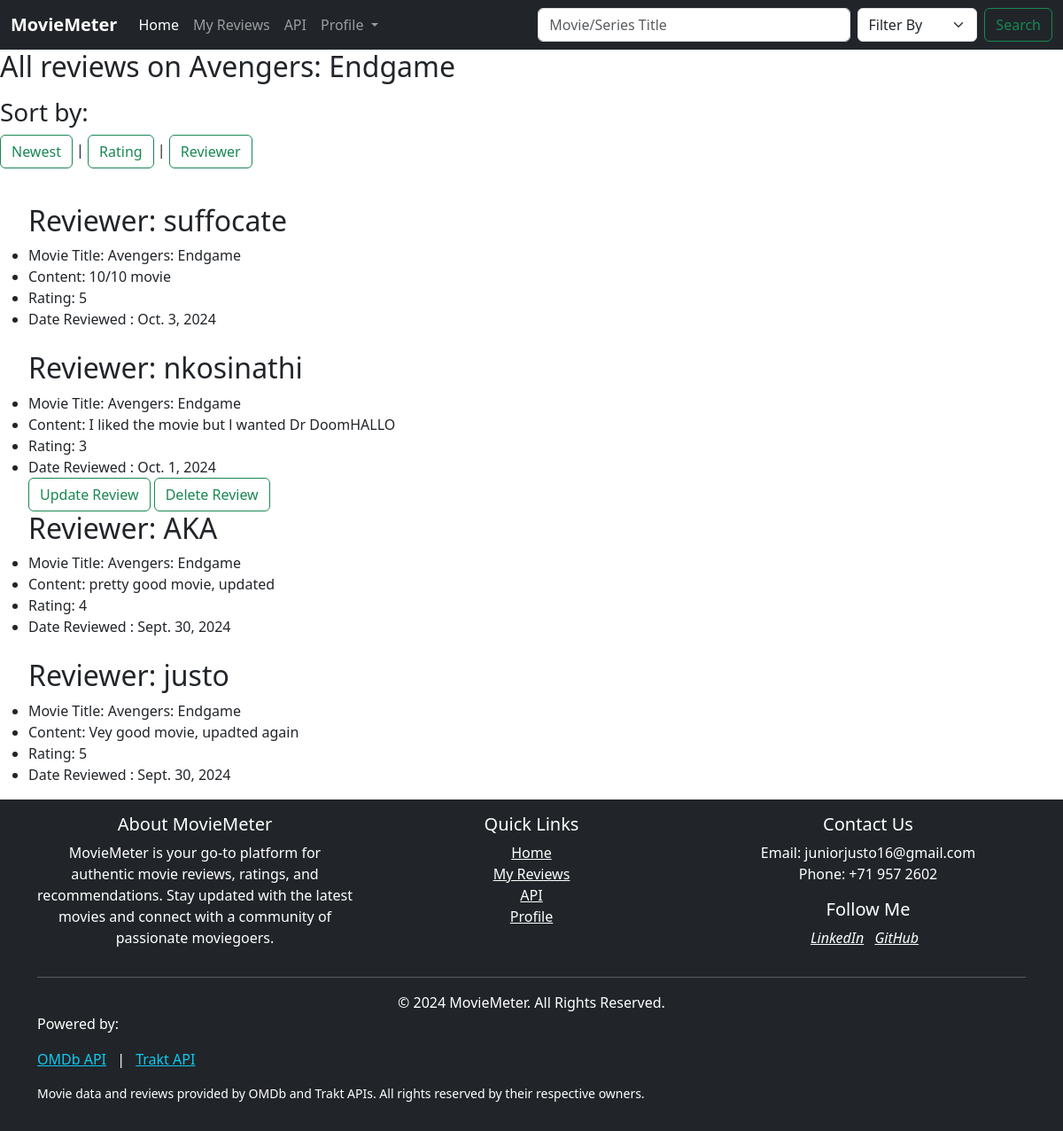
The page /movies/Avengers: Endgame/all_reviews (signed in) on the database its author committed.
### movies/models.py (models this page shows)
class Review(models.Model):
    movie_title = models.CharField(max_length=50, default="", unique=False)
    reviewer = models.ForeignKey(User, on_delete=models.CASCADE, default="")
    review_content = models.TextField(max_length=100, default="")
    rating = models.IntegerField()
    created_at = models.DateField(auto_now_add=True)

### movies/views.py (the view)
# urls.py: path("<str:movie_title>/all_reviews", views.all_reviews, name="all_reviews"),
@login_required(login_url=reverse_lazy('accounts:login'))
def all_reviews(request, movie_title):
    reviews = Review.objects.filter(movie_title=movie_title)
    sort_by = request.GET.get('sort', 'created_at')
    if sort_by == 'rating':
        reviews = reviews.order_by('rating')
    elif sort_by == 'reviewer':
        reviews = reviews.order_by('reviewer_id') # Sort by Reviewer username
    else:
        reviews = reviews.order_by('-created_at')  # Default sorting by newest first
    paginator = Paginator(reviews, 5)  # Show 5 reviews per page
    page_number = request.GET.get('page')
    page_reviews = paginator.get_page(page_number)
    context = {
        'reviews': reviews,
        'movie_title': movie_title,
        'sort_by': sort_by}
    return render(request, 'all_reviews.html', context)

### movies/templates/all_reviews.html (shortened to what this page needs)
{% extends 'layout/base.html' %}
{% block body %}
<h2>All reviews on {{ movie_title}}</h2>
<p> <h3>Sort by:</h3>
    <a class="btn btn-outline-success" href="?sort=created_at">Newest</a> |
    <a class="btn btn-outline-success" href="?sort=rating">Rating</a> |
    <a class="btn btn-outline-success" href="?sort=reviewer">Reviewer</a>
</p>
{% if not reviews %}
    <p>No reviews found :(</p>
{% else %}
<ul>
{% for review in reviews %}
    <br>
    <h2>Reviewer: {{ review.reviewer.username }} </h2>
    <li>Movie Title: {{ review.movie_title }}</li>
    <li>Content: {{ review.review_content }}</li>
    <li>Rating: {{ review.rating }}</li>
    <li>Date Reviewed : {{ review.created_at }}</li>
    {% if request.user == review.reviewer %}
        <a class="btn btn-outline-success" href="{% url 'movies:update_review' review.movie_title %}">Update Review</a>
        <a class="btn btn-outline-success" href="{% url 'movies:delete_review' review.movie_title %}">Delete Review</a>
    {% endif %}
{% endfor %}
</ul>
{% endif %}
{% endblock %}

### rows shown on the page
Review: reviewer.username "suffocate", movie_title "Avengers: Endgame", review_content "10/10 movie", rating "5", created_at "Oct. 3, 2024"
Review: reviewer.username "nkosinathi", movie_title "Avengers: Endgame", review_content "I liked the movie but l wanted Dr DoomHALLO", rating "3", created_at "Oct. 1, 2024", shows "Update Review"
Review: reviewer.username "AKA", movie_title "Avengers: Endgame", review_content "pretty good movie, updated", rating "4", created_at "Sept. 30, 2024"
Review: reviewer.username "justo", movie_title "Avengers: Endgame", review_content "Vey good movie, upadted again", rating "5", created_at "Sept. 30, 2024"

### other values the page prints
{{ movie_title }} "Avengers: Endgame"
